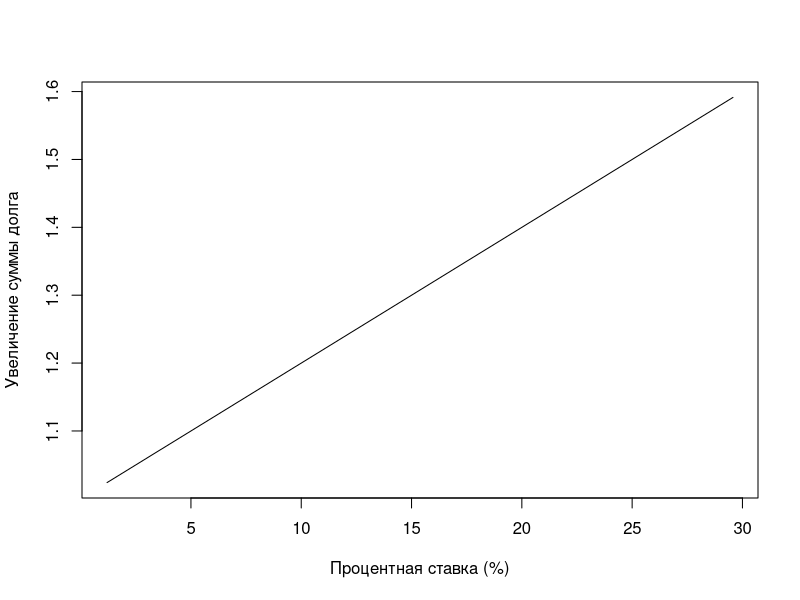

Recreate this plot in R.
# Функция для вычисления коэффициента увеличения суммы долга
calculate_debt_increase <- function(X) {
  # Процентная ставка
  interest_rate <- X / 100
  
  # Сумма долга к концу срока ссуды
  debt_at_end <- 1 + 2 * interest_rate
  
  # Коэффициент увеличения суммы долга
  debt_increase <- debt_at_end / 1
  
  return(debt_increase)
}

# Генерация вектора с 30 случайными значениями процентных ставок от 1 до 30
X <- runif(30, min = 1, max = 30)

# Применение функции к вектору
debt_increases <- sapply(X, calculate_debt_increase)

# Построение графика
plot(X, debt_increases, type = "l", xlab = "Процентная ставка (%)", ylab = "Увеличение суммы долга")

